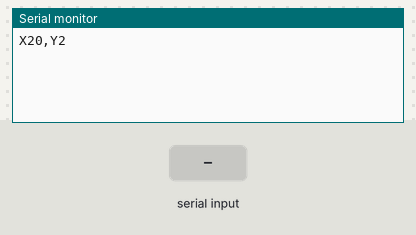
The sketch below on a simulated Arduino Uno, built with avr-gcc and run on an emulated ATmega328P. On the bench: the last lines printed to the serial monitor. The inputs (shaded band) are chosen by the test bench.

Above: at 1.2 s.
1.3 s: "1\n" received over Serial
At 3.2 s:
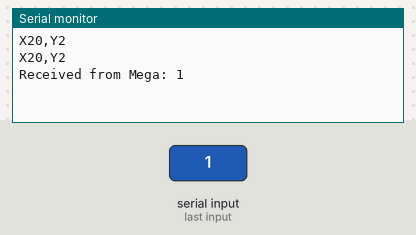
3.5 s: "0\n" received over Serial
At 4.7 s:
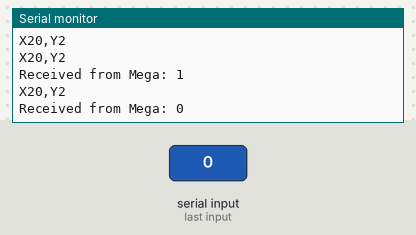
5.0 s: "2\n" received over Serial
At 7.5 s:
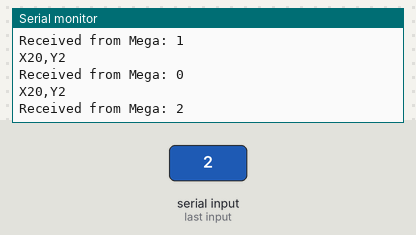

The sketch:

UNO_code.ino
```cpp
void setup() {
  Serial.begin(9600);
}

void loop() {
  // Send coordinates to the Mega
  Serial.println("X20,Y2");

  // Listen for a response from the Mega
  if (Serial.available()) {
    String received = Serial.readStringUntil('\n');
    Serial.print("Received from Mega: ");
    Serial.println(received);
    // Clear the buffer to ensure no leftovers
    while (Serial.available()) Serial.read();
  }

  delay(2000); // Wait for 2 seconds to ensure messages don't overlap
}
```

Measured:
- after the input at 1.3 s, the serial monitor: prints a new line after 0.71 s (image 1)
- after the input at 3.5 s, the serial monitor: prints a new line after 0.51 s (image 2)
- after the input at 5.0 s, the serial monitor: prints a new line after 1.0 s (image 3)
